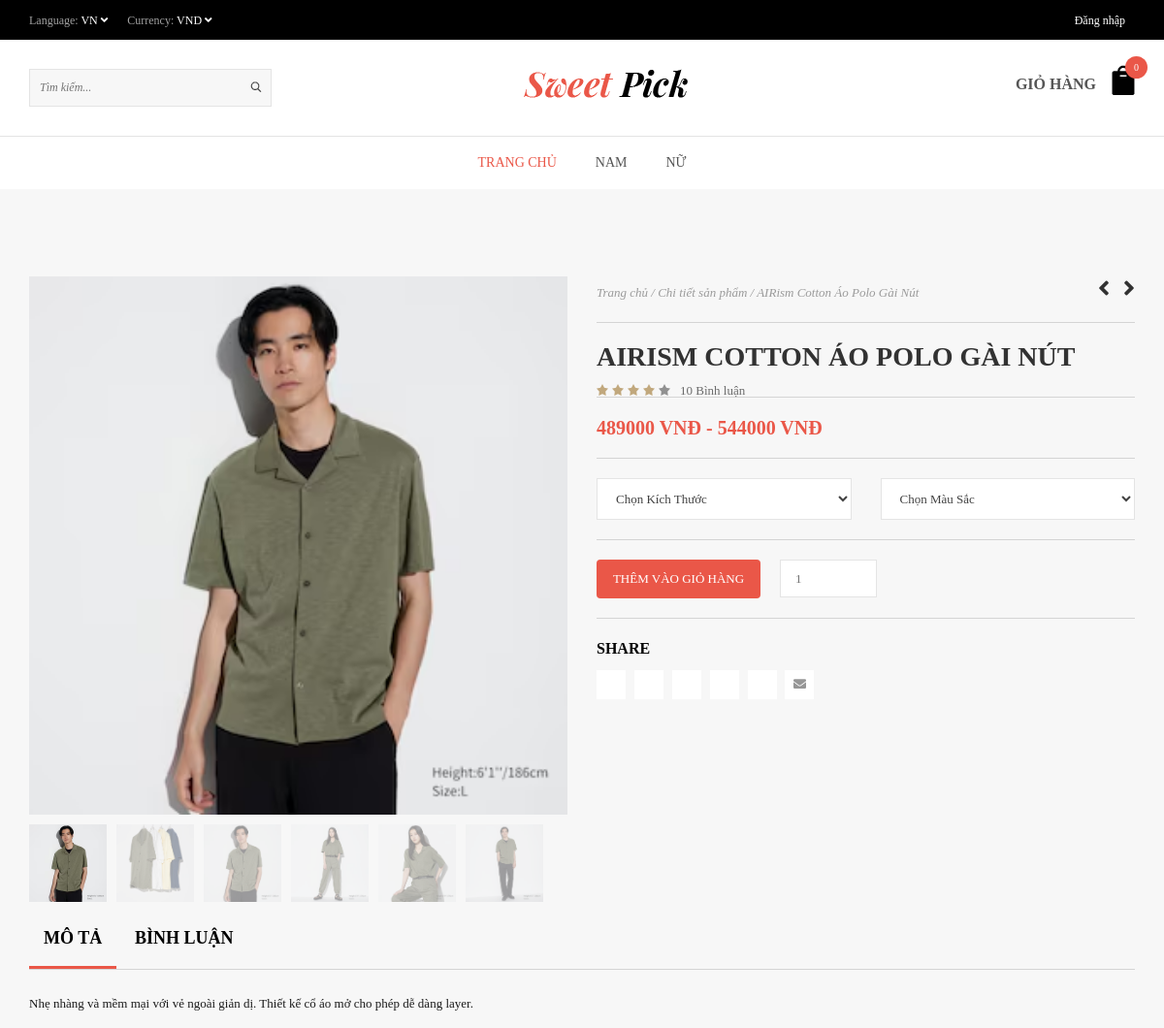
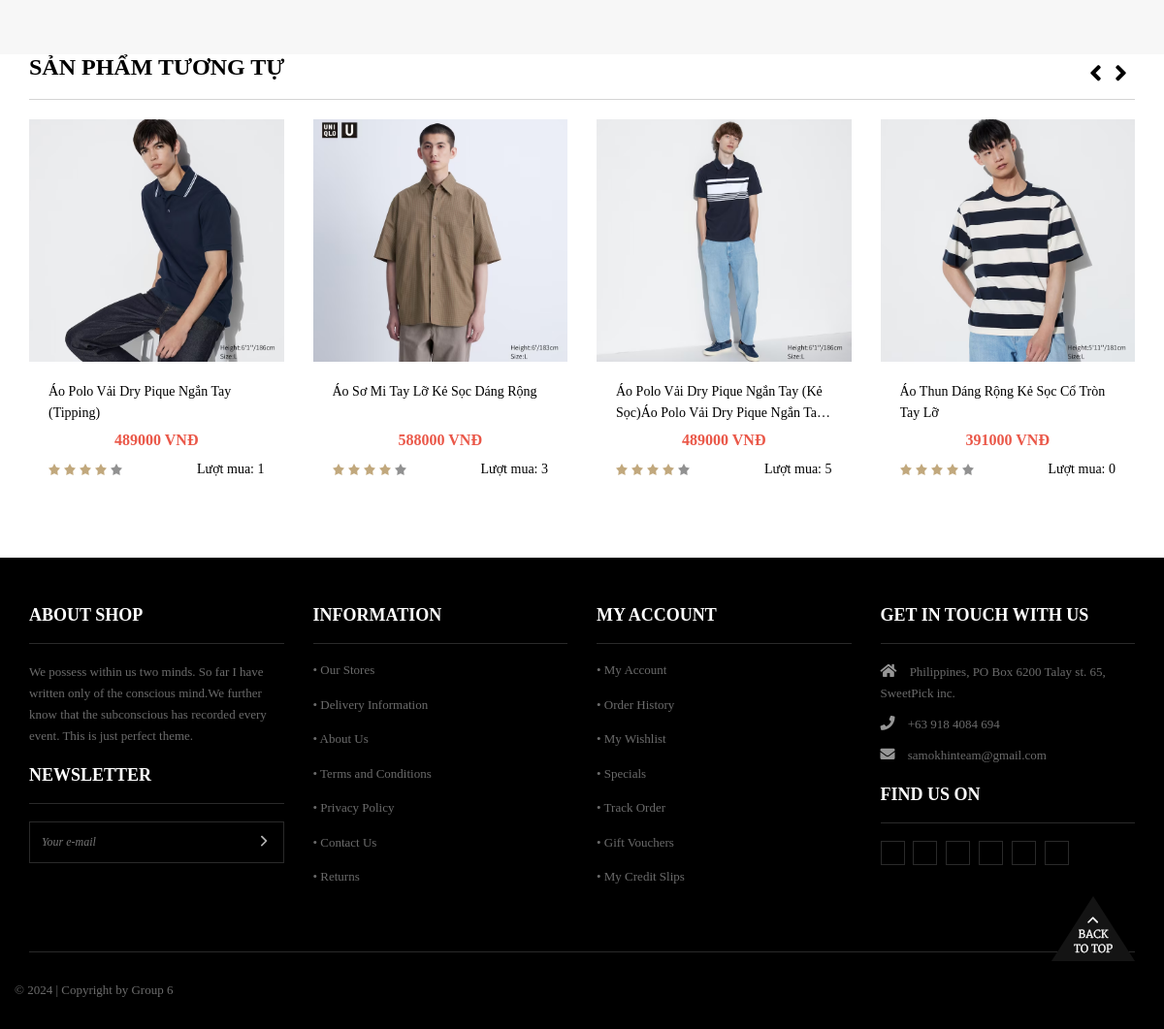
/?url=chitietsanpham&maSanPham=29, run on the app's committed database (2 pictures, top to bottom).
### tables this page shows
CREATE TABLE `san_pham` (
  `ma_san_pham` int(11) NOT NULL,
  `ten_san_pham` varchar(255) NOT NULL,
  `anh` varchar(255) NOT NULL,
  `mo_ta` text DEFAULT NULL,
  `trang_thai` int(11) NOT NULL,
  `luot_mua` int(11) DEFAULT 0,
  `gia` int(11) NOT NULL,
  `ma_giam_gia` int(11) DEFAULT NULL,
  `so_luong` int(11) DEFAULT NULL
);

CREATE TABLE `bo_suu_tap_san_pham` (
  `ma_bo_suu_tap` int(11) NOT NULL,
  `ma_san_pham` int(11) NOT NULL,
  `anh` varchar(255) NOT NULL
);

### app/controllers/users/DetailProductControllers.php (called while the page is built, shortened)
<?php
    function chiTietSanPham() {
        $maSanPham = $_GET['maSanPham'];
        $listSPTT = SanPhamTuongTu($maSanPham);
        $sanpham = getSanPhamID($maSanPham);
        $listBoSuuTap = getBoSuuTapIDSanPham($sanpham["ma_san_pham"]);
        include VIEWS_URL . "users/chitietsanpham.php";
    }
?>

### app/models/pdo.php (called while the page is built, shortened)
<?php
function getConnect() {
    try {
        $connect = new PDO(
            "mysql:host=" . DB_HOST .
            ";port=" . DB_PORT .
            ";dbname=" . DB_DATABASE .
            ";charset=" . DB_CHARSET,
            DB_USERNAME,
            DB_PASSWORD
        );
        $connect -> setAttribute(PDO::ATTR_ERRMODE, PDO::ERRMODE_EXCEPTION);
        return $connect;
    }
    catch(PDOException $e) {
        echo "Loi ket noi den database " . $e -> getMessage();
    }
}
function getData($sql, $getAll = true) {
    try {
        $connect = getConnect();
        $stmt = $connect -> prepare($sql);
        $stmt -> execute();
    }
    catch(PDOException $e) {
        echo "loi cau lenh: $sql";
    }
    finally {
        unset($connect);
    }
    if($getAll) {
        return $stmt -> fetchAll();
    }
    return $stmt -> fetch();
}
?>

### app/models/SanPhamModel.php (called while the page is built, shortened)
<?php
    require_once "pdo.php";
    function getSanPhamID($id) {
        $sql = "SELECT * FROM san_pham WHERE ma_san_pham = $id";
        return getData($sql,false);
    }
    function SanPhamTuongTu($maSanPham){
        $sql = "SELECT DISTINCT san_pham.*, giam_gia.ten_giam_gia
        FROM san_pham
        LEFT JOIN giam_gia ON san_pham.ma_giam_gia = giam_gia.ma_giam_gia
        JOIN chi_tiet_danh_muc ON san_pham.ma_san_pham = chi_tiet_danh_muc.ma_san_pham
        JOIN danh_muc ON chi_tiet_danh_muc.ma_danh_muc = danh_muc.ma_danh_muc
        WHERE (chi_tiet_danh_muc.ma_danh_muc IN (
            SELECT ma_danh_muc
            FROM chi_tiet_danh_muc
            WHERE ma_san_pham = $maSanPham
        )
        OR danh_muc.ten_danh_muc IN (
            SELECT ten_danh_muc
            FROM danh_muc
            JOIN chi_tiet_danh_muc ON danh_muc.ma_danh_muc = chi_tiet_danh_muc.ma_danh_muc
            WHERE chi_tiet_danh_muc.ma_san_pham = $maSanPham
        ))
        AND san_pham.trang_thai = 1
        LIMIT 0, 4
        ";
        return getData($sql);
    }
?>

### app/models/BoSuuTapModel.php (called while the page is built, shortened)
<?php
    function getBoSuuTapIDSanPham($id) {
        $sql = "SELECT A.* FROM bo_suu_tap_san_pham A
                JOIN san_pham B ON A.ma_san_pham = B.ma_san_pham
                WHERE A.ma_san_pham = $id
        ";
        return getData($sql);
    }
?>

### app/models/ChiTietSanPhamModel.php (called while the page is built, shortened)
<?php
    function getGiaChiTietSanPhamIDSanPham($idSanPham, $max = true) {
        if($max) { $value = "MAX"; }
        else { $value = "MIN"; }
        $sql = "SELECT $value(gia_bien_dong) as gia_cao_nhat FROM chi_tiet_san_pham
                WHERE ma_san_pham = $idSanPham";
        return getData($sql,false);
    }
?>

### app/views/users/chitietsanpham.php (the view, shortened to what this page needs)
<div id="content">
    <div class="product-page container">
        <div class="row">
            <div class="col-md-6">
                <div class="single-img">
                    <div class="sp-wrap">
                        <?php if (isset($detailProduct)) : ?>
                            <?php if ($detailProduct) : ?>
                                <a href="<?php echo IMAGES_URL . $detailProduct["anh_chi_tiet"] ?>">
                                    <img src="<?php echo IMAGES_URL . $detailProduct["anh_chi_tiet"] ?>" alt="">
                                </a>
                            <?php else : ?>
                                <a href="<?php echo IMAGES_URL . $sanpham["anh"] ?>">
                                    <img src="<?php echo IMAGES_URL . $sanpham["anh"] ?>" alt="">
                                </a>
                            <?php endif ?>
                        <?php else : ?>
                            <a href="<?php echo IMAGES_URL . $sanpham["anh"] ?>">
                                <img src="<?php echo IMAGES_URL . $sanpham["anh"] ?>" alt="">
                            </a>
                        <?php endif ?>
                        <?php foreach ($listBoSuuTap as $boSuuTap) : ?>
                            <a href="<?php echo IMAGES_URL . $boSuuTap["anh"] ?>">
                                <img src="<?php echo IMAGES_URL . $boSuuTap["anh"] ?>" alt="">
                            </a>
                        <?php endforeach ?>
                    </div>
                </div>
            </div>
            <div class="col-md-6">
                <form action="?url=chitietsanpham&maSanPham=<?php echo $sanpham["ma_san_pham"] ?>" method="post">
                    <div class="single-desc">
                        <div class="top-single">
                            <span>Trang chủ / Chi tiết sản phẩm / <?php echo $sanpham["ten_san_pham"] ?></span>
                            <div class="right-arrows">
                                <a href="#"><i class="fa fa-angle-left"></i></a>
                                <a href="#"><i class="fa fa-angle-right"></i></a>
                            </div>
                        </div>
                        <div class="middle-single">
                            <h1 style="position: relative;">
                                <?php echo $sanpham['ten_san_pham'] ?>
                            </h1>
                            <img src="<?php echo SWEETPICK_URL ?>upload/stars.png" alt="">
                            <div class="reviews">
                                <a href="#">10 Bình luận</a>
                            </div>
                        </div>
                        <div class="single-price">
                            <ul>
                                <?php
                                $giaBienDongMax = getGiaChiTietSanPhamIDSanPham($sanpham["ma_san_pham"]);
                                $giaBienDongMin = getGiaChiTietSanPhamIDSanPham($sanpham["ma_san_pham"], false);
                                $tienMin = $sanpham["gia"] + $giaBienDongMin[0];
                                $tienMax = $sanpham["gia"] + $giaBienDongMax[0];
                                ?>
                                <?php if ($sanpham["so_luong"] == NULL) : ?>
                                    <p class="low-price">
                                        <?php echo $tienMin ?> VNĐ -
                                        <?php echo $tienMax ?> VNĐ
                                    </p>
                                <?php else : ?>
                                    <p class="low-price"><?php echo $sanpham["gia"] ?> VNĐ</p>
                                <?php endif ?>
                            </ul>
                        </div>
                        <?php if ($sanpham['so_luong'] == NULL) : ?>
                            <div class="single-inputs row variants">
                                <div class="col-md-6">
                                    <select class="select variants-size" name="size">
                                        <option value="undefined" <?php if (!isset($maKichThuoc)) : ?> <?php echo "disabled selected" ?> <?php else : ?> <?php echo "disabled" ?> <?php endif ?>>
                                            Chọn Kích Thước
                                        </option>
                                    </select>
                                </div>
                                <div class="col-md-6">
                                    <select class="select variants-color" name="color">
                                        <option value="undefined" <?php if (!isset($maMauSac)) : ?> <?php echo "disabled selected" ?> <?php else : ?> <?php echo "disabled" ?> <?php endif ?>>
                                            Chọn Màu Sắc
                                        </option>
                                    </select>
                                </div>
                            </div>
                        <?php endif ?>
                        <div class="prod-end">
                            <button class="btn medium-button button-red add-cart" type="submit" name="btn-add-cart">
                                Thêm vào giỏ hàng
                            </button>
                            <input type="text" placeholder="1" name="so_luong_muon_mua" value="<?php echo $soLuongMuonMua ?? '' ?>">
                        </div>
                        <div class="share">
                            <span>Share</span>
                            <ul>
                                <li><a href="#"><i class="fa fa-facebook"></i></a></li>
                                <li><a href="#"><i class="fa fa-twitter"></i></a></li>
                                <li><a href="#"><i class="fa fa-google-plus"></i></a></li>
                                <li><a href="#"><i class="fa fa-pinterest"></i></a></li>
                                <li><a href="#"><i class="fa fa-instagram"></i></a></li>
                                <li><a href="#"><i class="fa fa-envelope"></i></a></li>
                            </ul>
                        </div>
                    </div>
                </form>
            </div>
        </div>
    </div>
    <div class="tabs-single">
        <div class="container">
            <div id="tabs">
                <ul>
                    <li class="active"><a href="#tabs-1">Mô tả</a></li>
                    <li><a href="#tabs-2">Bình luận</a></li>
                </ul>
                <div id="tabs-1">
                    <p>
                        <?= $sanpham['mo_ta'] ?>
                    </p>
                </div>
            </div>
        </div>
    </div>
</div>
<div class="feat-items mb30">
    <div class="container">
        <h1>Sản phẩm tương tự</h1>
        <div class="list_carousel1 responsive">
        <div class="row">
            <?php foreach ($listSPTT as $sptt) : ?>
                <?php if ($sptt['ma_san_pham'] != $maSanPham) : ?>
                        <div class="col-md-3 grid-item mb30">
                            <div class="arrival-overlay">
                            </div>
                            <div class="arr-content">
                                <a href="?url=chitietsanpham&maSanPham=<?= $sptt['ma_san_pham'] ?>">
                                    <p
                                            style="
												height: 42px;
												display: -webkit-box;
												-webkit-box-orient: vertical;
												overflow: hidden;
												-webkit-line-clamp: 2;
												text-align: left;"
                                    >
                                        <?= $sptt['ten_san_pham'] ?>
                                    </p>
                                </a>
                                <?php
                                    $giaBienDongMax = getGiaChiTietSanPhamIDSanPham($sptt["ma_san_pham"]);
                                    $giaBienDongMin = getGiaChiTietSanPhamIDSanPham($sptt["ma_san_pham"], false);
                                    $tienMin = $sptt["gia"] + $giaBienDongMin[0];
                                    $tienMax = $sptt["gia"] + $giaBienDongMax[0];
                                ?>
                                <?php if($sptt["so_luong"] == NULL) : ?>
                                    <p class="low-price">
                                        <?php echo $tienMin ?> VNĐ -
                                        <?php echo $tienMax ?> VNĐ
                                    </p>
                                <?php else : ?>
                                    <p class="low-price"><?php echo $sptt["gia"] ?> VNĐ</p>
                                <?php endif ?>
                                <div class="stars" style="display: flex; justify-content: space-between; align-items: center; margin-top: 8px;">
                                    <div>
                                        <img src="<?php echo SWEETPICK_URL ?>upload/stars.png" alt="" style="opacity: 1; margin: 0;">
                                    </div>
                                    <p style="margin: 0;">Lượt mua: <?php echo $sptt["luot_mua"] ?></p>
                                </div>
                            </div>
                        </div>
                    <?php endif ?>
                <?php endforeach ?>
            </div>
            <div class="arrows">
                <a id="prev1" class="prev1" href="#"><i class="fa fa-angle-left"></i></a>
                <a id="next1" class="next1" href="#"><i class="fa fa-angle-right"></i></a>
            </div>
        </div>
    </div>
</div>
</div>

### assets/gd-client/max-themes.net/demos/sweetpick/css/fullwidth.css (style rules this page uses)
html { overflow-x:hidden; padding: 0 !important; background:#fff; margin:0px !important; }

### assets/gd-client/max-themes.net/demos/sweetpick/css/colors/red-black.css (style rules this page uses)
.arr-content .low-price { color: #ea5748; }
.single-price .low-price { color: #ea5748; }
#tabs li.ui-tabs-active a { border-bottom: 3px solid #ea5748; text-decoration: none; }
.button-red { background-color: #ea5748; }

### data on the page
san_pham: anh (picture), ten_san_pham "AIRism Cotton Áo Polo Gài Nút", ten_san_pham "AIRISM COTTON ÁO POLO GÀI NÚT", gia "489000", mo_ta "Nhẹ nhàng và mềm mại với vẻ ngoài giản dị. Thiết kế cổ áo mở cho phép dễ dàng layer."
bo_suu_tap_san_pham: anh (picture)
bo_suu_tap_san_pham: anh (picture)
bo_suu_tap_san_pham: anh (picture)
bo_suu_tap_san_pham: anh (picture)
bo_suu_tap_san_pham: anh (picture)
san_pham: ten_san_pham "Áo Polo Vải Dry Pique Ngắn Tay (Tipping)", gia "489000", luot_mua "1"
san_pham: ten_san_pham "Áo Sơ Mi Tay Lỡ Kẻ Sọc Dáng Rộng", gia "588000", luot_mua "3"
san_pham: ten_san_pham "Áo Polo Vải Dry Pique Ngắn Tay (Kẻ Sọc)Áo Polo Vải Dry Pique Ngắn…", gia "489000", luot_mua "5"
san_pham: ten_san_pham "Áo Thun Dáng Rộng Kẻ Sọc Cổ Tròn Tay Lỡ", gia "391000", luot_mua "0"

### other printed values
$tienMax "544000"
